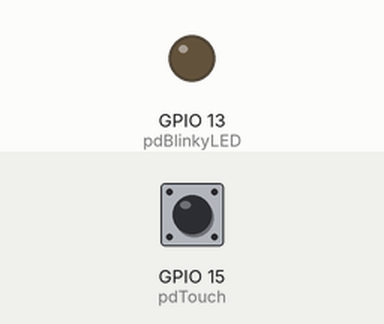
Simulated run of this sketch. Board: ESP32. On the bench: output pins drawn as LEDs (lit = HIGH). Dashed ring = blinking. Inputs (shaded band) come from the test bench; at power-on: GPIO 15 (pdTouch) HIGH. What the sketch prints to the serial monitor is not drawn.

Above: at 0.0 s.
At 1.7 s:
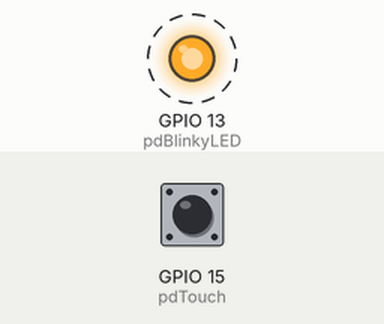
1.8 s: GPIO 15 (pdTouch) pulled LOW for 0.15 s
4.9 s: GPIO 15 (pdTouch) pulled LOW for 0.15 s
8.0 s: GPIO 15 (pdTouch) pulsed LOW 2 times (0.12 s each, 0.3 s apart)
11.6 s: GPIO 15 (pdTouch) driven LOW
Timing chart, 0 to 15.6 s (numbered marks = the images above; inputs shaded):
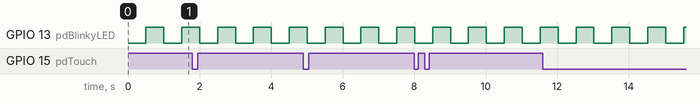

The sketch:

touch_data.ino
```cpp
/*

  touch_data
  Author: Charles B. Malloch, PhD  2014-11-04

  Program sends the reading from a capacitance sensor as an binary integer for
  Pure Data to read.

*/

const int BAUDRATE = 115200;

const int pdBlinkyLED = 13;
const int pdTouch = 15;

float mean, variance, stdev;
int threshold;

void setup () {
  Serial.begin ( BAUDRATE );
  pinMode ( pdBlinkyLED, OUTPUT );
  delay ( 500 ); // while ( !Serial ) {};

  // Serial.println ( F ( "touch_data v0.0.1 2014-11-04" ) );

  // delay ( 500 );

}

void loop () {
  static unsigned long lastBlinkAt_ms = 0;
  static int blinkRate_ms = 500;

  static unsigned long lastDisplayAt_ms = 0;
  const int loopRate_ms = 80;

  int t;
  static float tsmooth = 700;
  const float alpha = 0.996;

  t = touchRead ( pdTouch );
  tsmooth = t * ( 1.0 - alpha ) + tsmooth * alpha;

  if ( ( millis() - lastDisplayAt_ms ) > loopRate_ms ) {

    Serial.write ( t );

    lastDisplayAt_ms = millis();
  }  // end new display

  if ( ( millis() - lastBlinkAt_ms ) > blinkRate_ms ) {
    digitalWrite ( pdBlinkyLED, 1 - digitalRead ( pdBlinkyLED ) );
    lastBlinkAt_ms = millis();
  }

}

// <> <> <> <> <> <> <> <> <> <> <> <> <> <> <> <> <> <> <> <> <> <> <> <> <> <> <> <> <> <> <> <> <> <> <> <> <> <> <> <> <> <> <> <> <> <> <> <> <> <> <> <> <> <> <> <> <> <> <> <> <> <> <>
// <> <> <> <> <> <> <> <> <> <> <> <> <> <> <> <> <> <> <> <> <> <> <> <> <> <> <> <> <> <> <> <> <> <> <> <> <> <> <> <> <> <> <> <> <> <> <> <> <> <> <> <> <> <> <> <> <> <> <> <> <> <> <>


// int availableMemory() {
  // extern int __heap_start, *__brkval;
  // int v;
  // return (int) &v - (__brkval == 0 ? (int) &__heap_start : (int) __brkval);
// }

// http://forum.pjrc.com/threads/23256-Get-Free-Memory-for-Teensy-3-0
// uint32_t FreeRam(){ // for Teensy 3.0
    // uint32_t stackTop;
    // uint32_t heapTop;

    // current position of the stack.
    // stackTop = (uint32_t) &stackTop;

    // current position of heap.
    // void* hTop = malloc(1);
    // heapTop = (uint32_t) hTop;
    // free(hTop);

    // The difference is the free, available ram.
    // return stackTop - heapTop;
// }
```

Measured:
- by itself, GPIO 13 (pdBlinkyLED): alternates HIGH for 0.50 s and LOW for 0.50 s
